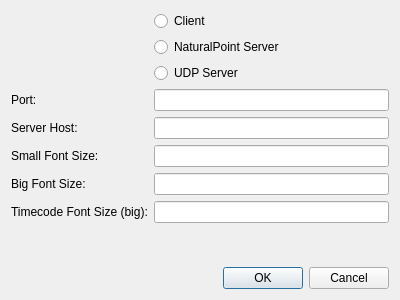
<?xml version="1.0" encoding="UTF-8"?>
<ui version="4.0">
 <class>Dialog</class>
 <widget class="QDialog" name="Dialog">
  <property name="geometry">
   <rect>
    <x>0</x>
    <y>0</y>
    <width>400</width>
    <height>300</height>
   </rect>
  </property>
  <property name="windowTitle">
   <string>Dialog</string>
  </property>
  <layout class="QVBoxLayout" name="verticalLayout">
   <item>
    <layout class="QFormLayout" name="formLayout">
     <item row="3" column="0">
      <widget class="QLabel" name="label">
       <property name="text">
        <string>Port:</string>
       </property>
      </widget>
     </item>
     <item row="3" column="1">
      <widget class="QLineEdit" name="lineEditPort"/>
     </item>
     <item row="0" column="1">
      <widget class="QRadioButton" name="radioButtonClient">
       <property name="text">
        <string>Client</string>
       </property>
      </widget>
     </item>
     <item row="4" column="1">
      <widget class="QLineEdit" name="lineEditHost"/>
     </item>
     <item row="4" column="0">
      <widget class="QLabel" name="label_2">
       <property name="text">
        <string>Server Host:</string>
       </property>
      </widget>
     </item>
     <item row="5" column="1">
      <widget class="QLineEdit" name="lineEditFontSmall"/>
     </item>
     <item row="5" column="0">
      <widget class="QLabel" name="label_3">
       <property name="text">
        <string>Small Font Size:</string>
       </property>
      </widget>
     </item>
     <item row="1" column="1">
      <widget class="QRadioButton" name="radioButtonNP">
       <property name="text">
        <string>NaturalPoint Server</string>
       </property>
      </widget>
     </item>
     <item row="6" column="1">
      <widget class="QLineEdit" name="lineEditFontBig"/>
     </item>
     <item row="6" column="0">
      <widget class="QLabel" name="label_4">
       <property name="text">
        <string>Big Font Size:</string>
       </property>
      </widget>
     </item>
     <item row="7" column="0">
      <widget class="QLabel" name="label_5">
       <property name="text">
        <string>Timecode Font Size (big):</string>
       </property>
      </widget>
     </item>
     <item row="7" column="1">
      <widget class="QLineEdit" name="lineEditFontTimecode"/>
     </item>
     <item row="2" column="1">
      <widget class="QRadioButton" name="radioButtonUDP">
       <property name="text">
        <string>UDP Server</string>
       </property>
      </widget>
     </item>
    </layout>
   </item>
   <item>
    <widget class="QDialogButtonBox" name="buttonBox">
     <property name="orientation">
      <enum>Qt::Horizontal</enum>
     </property>
     <property name="standardButtons">
      <set>QDialogButtonBox::Cancel|QDialogButtonBox::Ok</set>
     </property>
    </widget>
   </item>
  </layout>
 </widget>
 <resources/>
 <connections>
  <connection>
   <sender>buttonBox</sender>
   <signal>accepted()</signal>
   <receiver>Dialog</receiver>
   <slot>accept()</slot>
   <hints>
    <hint type="sourcelabel">
     <x>248</x>
     <y>254</y>
    </hint>
    <hint type="destinationlabel">
     <x>157</x>
     <y>274</y>
    </hint>
   </hints>
  </connection>
  <connection>
   <sender>buttonBox</sender>
   <signal>rejected()</signal>
   <receiver>Dialog</receiver>
   <slot>reject()</slot>
   <hints>
    <hint type="sourcelabel">
     <x>316</x>
     <y>260</y>
    </hint>
    <hint type="destinationlabel">
     <x>286</x>
     <y>274</y>
    </hint>
   </hints>
  </connection>
 </connections>
</ui>
